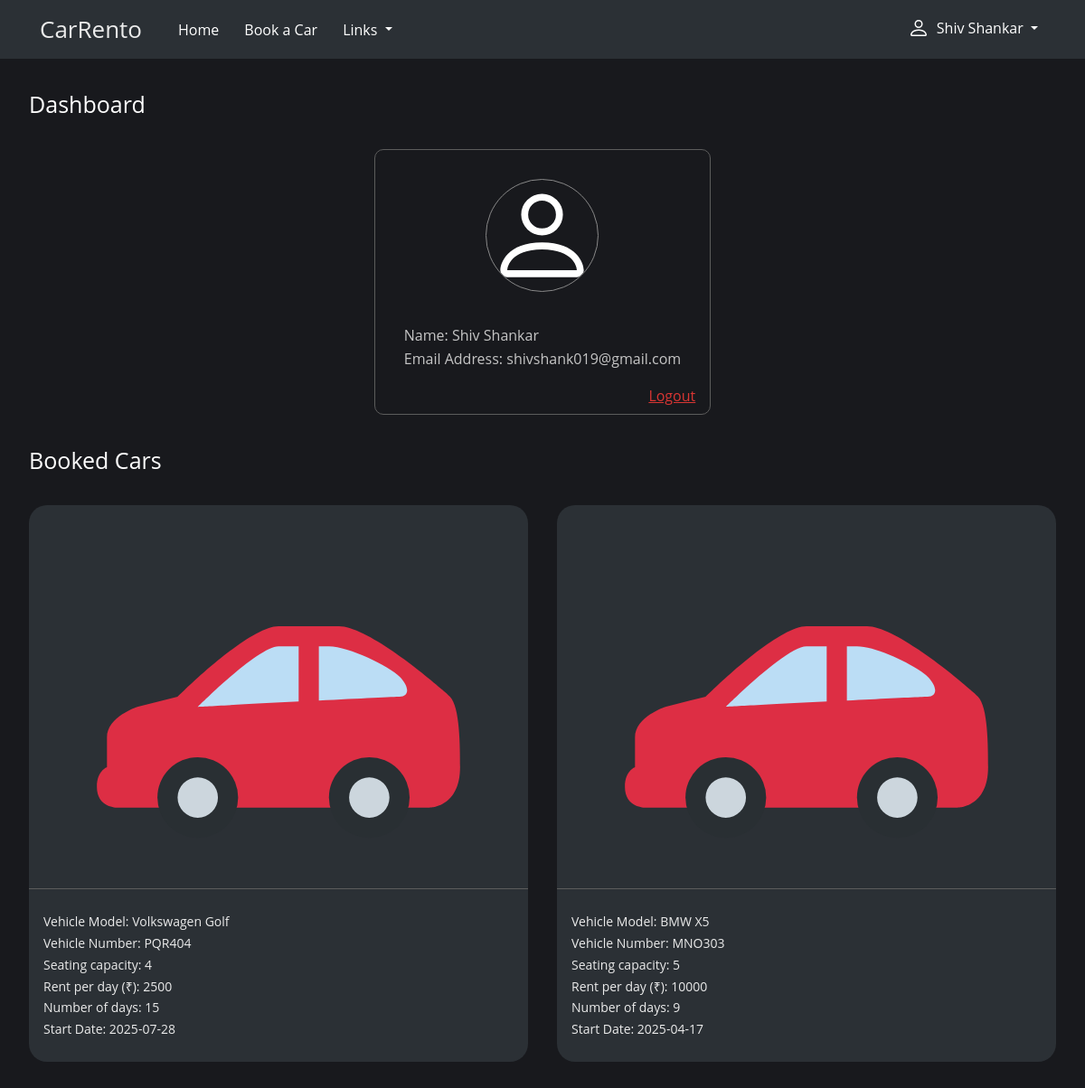
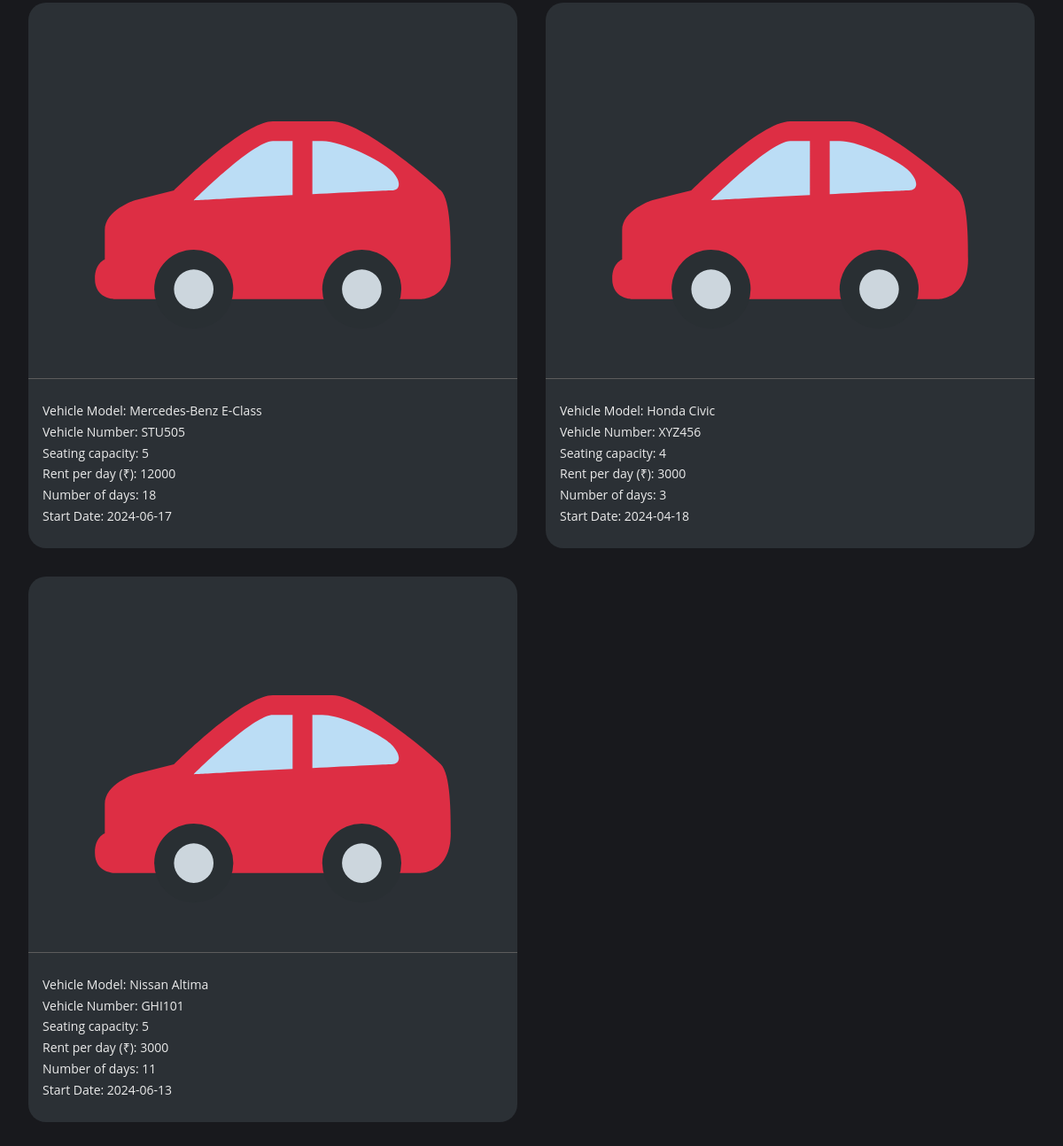
Page /dashboard.php (signed in) on the committed database (2 pictures, top to bottom).
### tables this page shows
CREATE TABLE `users` (
  `id` int(11) NOT NULL,
  `name` varchar(100) NOT NULL,
  `agencyName` varchar(100) NOT NULL,
  `isAgency` tinyint(1) NOT NULL,
  `email` varchar(100) NOT NULL,
  `password` varchar(100) NOT NULL
);

CREATE TABLE `cars` (
  `id` int(11) NOT NULL,
  `user_id` int(11) NOT NULL,
  `vehicle_model` varchar(100) NOT NULL,
  `vehicle_number` varchar(30) NOT NULL,
  `seating_capacity` int(11) NOT NULL,
  `rent_per_day` int(11) NOT NULL
);

CREATE TABLE `booked_cars` (
  `id` int(11) NOT NULL,
  `user_id` int(11) NOT NULL,
  `car_id` int(11) NOT NULL,
  `num_of_days` int(11) NOT NULL,
  `start_date` date NOT NULL
);

### dashboard.php (the view, shortened to what this page needs)
<?php
require "components/database_connect.php";
$id = $_SESSION['id'];
$sql = "SELECT * FROM users WHERE id = $id";
$result = mysqli_query($conn, $sql);
$user = mysqli_fetch_assoc($result);
$sql2 = "SELECT * FROM cars where user_id=$id ORDER BY id DESC";
$result2 = mysqli_query($conn, $sql2);
$select_booked_cars_sql = "SELECT * FROM booked_cars WHERE user_id = $id ORDER BY id DESC";
$select_booked_cars_result = mysqli_query($conn, $select_booked_cars_sql);
?>
<!DOCTYPE html>
<html lang="en">
<head>
    <?php
    include "components/head_tags.php";
    ?>
    <link rel="stylesheet" href="css/dashboard.css">
</head>
<body>
<?php
include "components/navbar.php";
?>
<div class="dashboard-body">
    <div class="dashboard-title">
        <span>Dashboard</span>
    </div>
    <div class="dashboard-details">
        <div class="dashboard-details-col1">
        </div>
        <div class="dashboard-details-col2">
            <span>Name:&nbsp;<?= $user['name'] ?></span>
            <span>Email Address:&nbsp;<?= $user['email'] ?></span>
        </div>
        <div class="dash-logout">
            <a class="dash-logout-link" href="api/logout.php">Logout</a>
        </div>
    </div>
    <?php
    if (isset($_SESSION["id"])) {
        if ($_SESSION["isAgency"] == 1) {
    ?>
    <div class="dashboard-title">
        <span style="font-size:30px">Your Cars</span>
    </div>
    <div class="dashboard-cars">
        <div class="booking-card-group">
            <a href="new-car.php">
                <div class="booking-card" id="add-car-btn">
                    <svg xmlns="http://www.w3.org/2000/svg" width="16" height="16" fill="currentColor" class="bi bi-plus" viewBox="0 0 16 16">
                        <path d="M8 4a.5.5 0 0 1 .5.5v3h3a.5.5 0 0 1 0 1h-3v3a.5.5 0 0 1-1 0v-3h-3a.5.5 0 0 1 0-1h3v-3A.5.5 0 0 1 8 4"/>
                    </svg>
                </div>
            </a>
            <?php
            $cars_count = mysqli_num_rows($result2);
            if($cars_count == 0){
            ?>
            <span style="color:#afafaf; margin:auto;">No cars added yet!</span>
            <?php
            } else {
            for ($i = 0; $i < $cars_count; $i++) {
                $cars = mysqli_fetch_assoc($result2);
                if (!$cars) {
                    break;
                }
                ?>
                <div class="booking-card">
                    <div class="booking-card-row-1">
                        <img src="assets/car.svg" alt="car-logo">
                    </div>
                    <div class="booking-card-row-2">
                        <span>Vehicle Model: <?= $cars['vehicle_model'] ?></span>
                        <span>Vehicle Number: <?= $cars['vehicle_number'] ?></span>
                        <span>Seating capacity: <?= $cars['seating_capacity'] ?></span>
                        <span>Rent per day (₹): <?= $cars['rent_per_day'] ?></span>
                    </div>
                    <a id="edit-card" href='edit-car.php?car_id=<?= $cars['id'] ?>'>Edit</a>
                </div>
            <?php
                }
            }
            ?>
        </div>
    </div>
    <?php
        } else{
    ?>
        <div class="dashboard-title">
            <span style="font-size:30px">Booked Cars</span>
        </div>
        <div class="dashboard-cars">
            <div class="booking-card-group">
                <?php
                $booked_cars_count = mysqli_num_rows($select_booked_cars_result);
                if($booked_cars_count == 0){
                ?>
                <span style="color:#afafaf;">No cars booked yet!</span>
                <?php
                } else {
                    for ($i = 0; $i < $booked_cars_count; $i++) {
                    $booked_cars = mysqli_fetch_assoc($select_booked_cars_result);
                    $booked_car_id = $booked_cars['car_id'];
                    $booked_car_details_sql = "SELECT * FROM cars WHERE id = $booked_car_id";
                    $booked_car_details_result = mysqli_query($conn, $booked_car_details_sql);
                    $booked_car_details = mysqli_fetch_assoc($booked_car_details_result);
                ?>
                    <div class="booking-card">
                        <div class="booking-card-row-1">
                            <img src="assets/car.svg" alt="car-logo">
                        </div>
                        <div class="booking-card-row-2">
                            <span>Vehicle Model: <?= $booked_car_details['vehicle_model'] ?></span>
                            <span>Vehicle Number: <?= $booked_car_details['vehicle_number'] ?></span>
                            <span>Seating capacity: <?= $booked_car_details['seating_capacity'] ?></span>
                            <span>Rent per day (₹): <?= $booked_car_details['rent_per_day'] ?></span>
                            <span>Number of days: <?= $booked_cars['num_of_days'] ?></span>
                            <span>Start Date: <?= $booked_cars['start_date'] ?></span>
                        </div>
                    </div>
                <?php
                }
                ?>
                <?php
                }
                ?>
            </div>
        </div>
    <?php
        }
    }
    ?>
</div>
</body>
</html>

### css/common.css (style rules this page uses)
* { box-sizing: border-box; font-family: 'Open Sans', sans-serif; }
.booking-card-group { display: grid; grid-template-columns: repeat(3, 1fr); gap: 2rem; }
.booking-card { background-color: #2b3035; border-radius: 20px; height: fit-content; position: relative; }
.booking-card-row-1 { height: 45%; padding: 0 4rem; border-bottom: 1px solid #5c5c5c; }
.booking-card-row-1 img { height: 100%; width: 100%; object-fit: cover; }
.booking-card-row-2 { color: #ebebeb; line-height: 1.7; display: flex; flex-direction: column; padding: 1.5rem 1rem; font-size: 14px; }
@media screen and (max-width: 1250px) and (min-width: 990px) { .booking-card-group { display: grid; grid-template-columns: repeat(2, 1fr); gap: 2rem; } }

### css/dashboard.css (style rules this page uses)
.dashboard-body { background-color: #18191d; min-height: 100vh; }
.dashboard-title { text-align: left; line-height: 4; font-size: 40px; color: #fff; margin: 0 11rem; }
.dashboard-details { border: 1px solid #5c5c5c; border-radius: 10px; height: 230px; padding: 0 3rem; margin: 0 11rem; display: flex; flex-direction: row; width: min-content; text-wrap: nowrap; position: relative; }
.dashboard-details-col1 { align-self: center; }
.dashboard-details-col1 svg { border: 1px solid #888888; border-radius: 50%; display: flex; }
.dashboard-details-col2 { display: flex; flex-direction: column; align-self: center; margin-left: 2rem; }
.dashboard-details-col2 span { color: #c5c5c5; line-height: 1.6; }
.dash-logout { position: absolute; right: 1rem; bottom: 0.5rem; }
.dash-logout-link { color: #da3633; }
.dashboard-cars { margin: 0 11rem; padding-bottom: 4rem; }
@media screen and (max-width: 1250px) and (min-width: 990px) { .dashboard-body { background-color: #18191d; min-height: 100vh; padding: 0 2rem; } }
@media screen and (max-width: 1250px) and (min-width: 990px) { .dashboard-title { text-align: left; line-height: 4; font-size: 25px; color: #fff; margin: 0; } }
@media screen and (max-width: 1250px) and (min-width: 990px) { .dashboard-title span { font-size: 25px !important; } }
@media screen and (max-width: 1250px) and (min-width: 990px) { .dashboard-details { border: 1px solid #5c5c5c; height: auto; border-radius: 10px; padding: 2rem 2rem; margin: 0 auto; display: flex; flex-direction: column; gap: 2rem; width: min-content; text-wrap: nowrap; position: relative; } }
@media screen and (max-width: 1250px) and (min-width: 990px) { .dashboard-details-col2 { margin: 0 0 1rem 0; } }
@media screen and (max-width: 1250px) and (min-width: 990px) { .dashboard-cars { margin: 0; padding-bottom: 4rem; } }

### rows in the picture
users: name "Shiv Shankar", email "shivshank019@gmail.com"
cars: vehicle_model "Volkswagen Golf", vehicle_number "PQR404", seating_capacity "4", rent_per_day "2500", booked_cars.num_of_days "15", booked_cars.start_date "2025-07-28"
cars: vehicle_model "BMW X5", vehicle_number "MNO303", seating_capacity "5", rent_per_day "10000", booked_cars.num_of_days "9", booked_cars.start_date "2025-04-17"
cars: vehicle_model "Mercedes-Benz E-Class", vehicle_number "STU505", seating_capacity "5", rent_per_day "12000", booked_cars.num_of_days "18", booked_cars.start_date "2024-06-17"
cars: vehicle_model "Honda Civic", vehicle_number "XYZ456", seating_capacity "4", rent_per_day "3000", booked_cars.num_of_days "3", booked_cars.start_date "2024-04-18"
cars: vehicle_model "Nissan Altima", vehicle_number "GHI101", seating_capacity "5", rent_per_day "3000", booked_cars.num_of_days "11", booked_cars.start_date "2024-06-13"

### other values in the picture
$_SESSION["name"] "Shiv Shankar"
